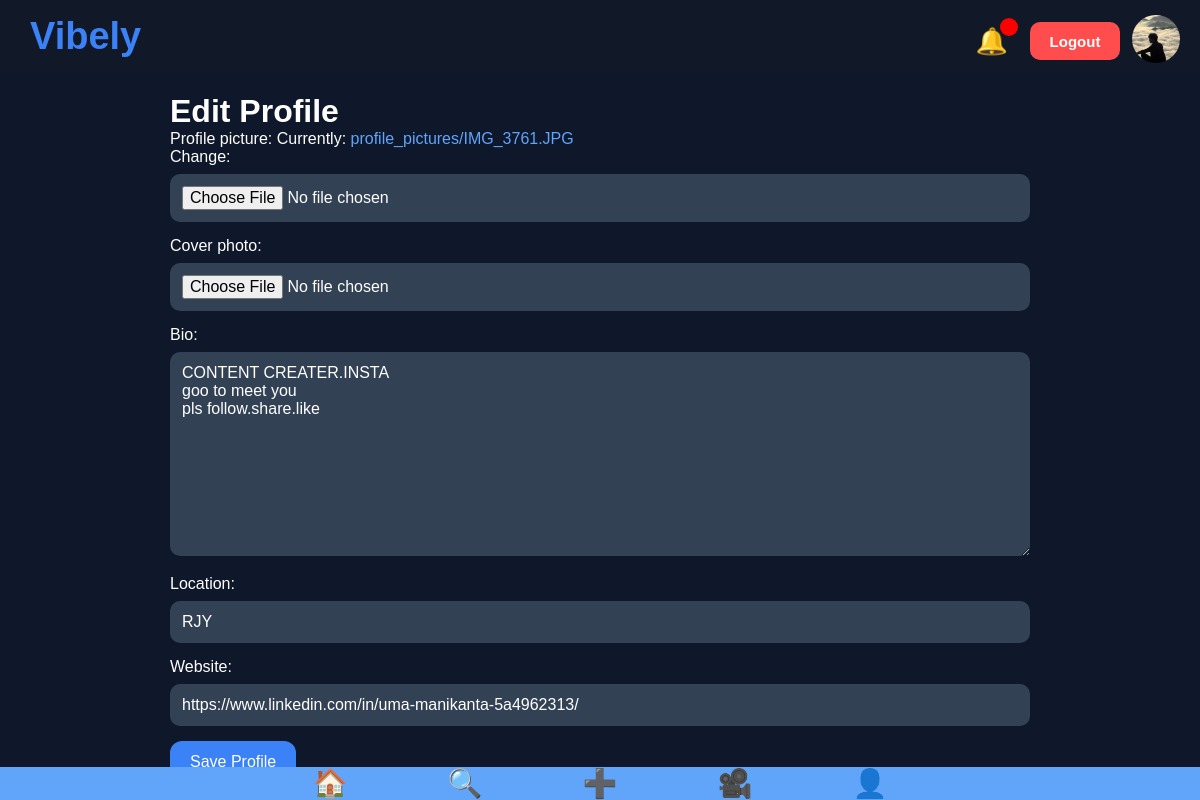
The page /edit-profile/ (signed in) on the database its author committed.
### accounts/models.py (models this page shows, shortened)
class Profile(models.Model):
    user = models.OneToOneField(User, on_delete=models.CASCADE)
    bio = models.TextField(blank=True)
    location = models.CharField(
        max_length=100,
        blank=True
    )
    website = models.URLField(
        blank=True
    )
    profile_picture = models.ImageField(
    upload_to='profile_pictures/',
    default='default.jpg'
)
    cover_photo = models.ImageField(
    upload_to='cover_photos/',
    blank=True,
    null=True
)
    from django.contrib.auth.models import User

### accounts/views.py (the view)
@login_required
def edit_profile(request):
    profile, created = Profile.objects.get_or_create(
        user=request.user
    )
    if request.method == "POST":
        form = ProfileForm(
            request.POST,
            request.FILES,
            instance=profile
        )
        if form.is_valid():
            form.save()
            return redirect('/profile/')
    else:
        form = ProfileForm(
            instance=profile
        )
    return render(
        request,
        'accounts/edit_profile.html',
        {'form': form}
    )

### accounts/forms.py
class ProfileForm(forms.ModelForm):
    class Meta:
        model = Profile
        fields = [
            'profile_picture',
            'cover_photo',
            'bio',
            'location',
            'website'
        ]

### templates/accounts/edit_profile.html (shortened to what this page needs)
{% extends 'base.html' %}
{% block content %}
<h2>Edit Profile</h2>
<form method="POST" enctype="multipart/form-data">
    {{ form.as_p }}
    <button type="submit">
        Save Profile
    </button>
</form>
{% endblock %}

### templates/base.html (shortened to what this page needs)
{% load static %}
<!DOCTYPE html>
<html>
<head>
    <link rel="stylesheet"
          href="{% static 'css/style.css' %}">
          {% load static %}
</head>
<body>
<nav class="top-nav">
    <div class="logo">
        Vibely
    </div>
 {% if user.is_authenticated %}
<div class="top-right-section">
<a href="/notifications/"
   class="notification-btn">
    🔔
    <span
        class="notification-count"
        id="notification-count">
    </span>
</a>
    <a href="/logout/" class="logout-btn">
        Logout
    </a>
    <a href="/profile/">
        <img
            src="{{ user.profile.profile_picture.url }}"
            class="nav-profile-pic">
    </a>
</div>
{% endif %}
</nav>
<div class="container">
    {% block content %}
    {% endblock %}
</div>
<div class="bottom-nav">
    <a href="/">🏠</a>
    <a href="/search/">🔍</a>
    <a href="#" onclick="openUploadMenu()">
        ➕
    </a>
    <a href="/reels/">🎥</a>
    <a href="/profile/">👤</a>
</div>
</body>
</html>

### static/css/style.css (style rules this page uses)
* { margin:0; padding:0; box-sizing:border-box; font-family:Arial,sans-serif; }
body { background:#0f172a; color:white; font-family:Arial, sans-serif; margin:0; padding:0; }
a { text-decoration:none; color:#60a5fa; }
nav { background: #111827; color:white; display:flex; justify-content:space-between; align-items:center; padding:15px 50px; }
.logo { font-size:28px; color:#22c55e; font-weight:bold; }
.container { width:100%; max-width:1200px; margin:auto; padding:0 20px; }
body { background:#0f172a; color:rgb(0, 0, 0); }
.container { max-width:700px; margin:30px auto; }
.logo { font-size:28px; font-weight:bold; color:#8b5cf6; }
.container { max-width:650px; margin:auto; padding:20px; }
body { background:#0f172a; color:white; margin:0; font-family:Arial,sans-serif; }
nav { background:#111827; padding:18px 40px; display:flex; justify-content:space-between; align-items:center; }
.logo { font-size:32px; font-weight:bold; color:#3b82f6; }
.container { width:100%; max-width:900px; margin:auto; padding:20px; }
body { background:#0f172a; color:#ffffff; font-family:Arial, sans-serif; margin:0; padding:0; }
nav { background:#111827; padding:18px 40px; display:flex; justify-content:space-between; align-items:center; top:0; z-index:1000; }
.logo { font-size:38px; font-weight:800; color:#3b82f6; }
h2 { font-size:32px; }
button { background:#3b82f6; color:white; border:none; padding:10px 20px; border-radius:10px; cursor:pointer; font-size:16px; }
input, textarea, select { width:100%; padding:12px; margin-top:8px; margin-bottom:15px; border:none; border-radius:10px; background:#334155; color:white; font-size:16px; }
button, .tab-buttons button { background:#3b82f6; color:white; border:none; border-radius:12px; padding:12px 20px; cursor:pointer; }
.top-nav { display:flex; justify-content:space-between; align-items:center; padding:15px 30px; }
.nav-profile-pic { width:45px; height:45px; border-radius:50%; object-fit:cover; }
.bottom-nav { display:flex; justify-content:center; align-items:center; background-color: #60a5fa; gap:100px; background-size: 110px; position:fixed; bottom:0; width:100%; }
.bottom-nav a { color:white; text-decoration:none; font-size:28px; }
* { scrollbar-width:none; }
.top-right-section { position:absolute; top:15px; right:20px; display:flex; align-items:center; gap:12px; }
.logout-btn { display:flex; align-items:center; justify-content:center; width:90px; height:38px; background:#ff4d4d; color:white; text-decoration:none; font-weight:bold; font-size:15px; border-radius:10px; transition:0.3s; }
.nav-profile-pic { width:48px; height:48px; border-radius:50%; object-fit:cover; }
.notification-btn { font-size:26px; text-decoration:none; color:white; margin-right:10px; }
.notification-btn { position:relative; font-size:26px; text-decoration:none; color:white; }
.notification-count { position:absolute; top:-8px; right:-10px; background:red; color:white; width:18px; height:18px; border-radius:50%; font-size:12px; display:flex; align-items:center; justify-content:center; }

### rows shown on the page
Profile: bio "CONTENT CREATER.INSTA goo to meet you pls follow.share.like", location "RJY", website "https://www.linkedin.com/in/uma-manikanta-5a4962313/"
